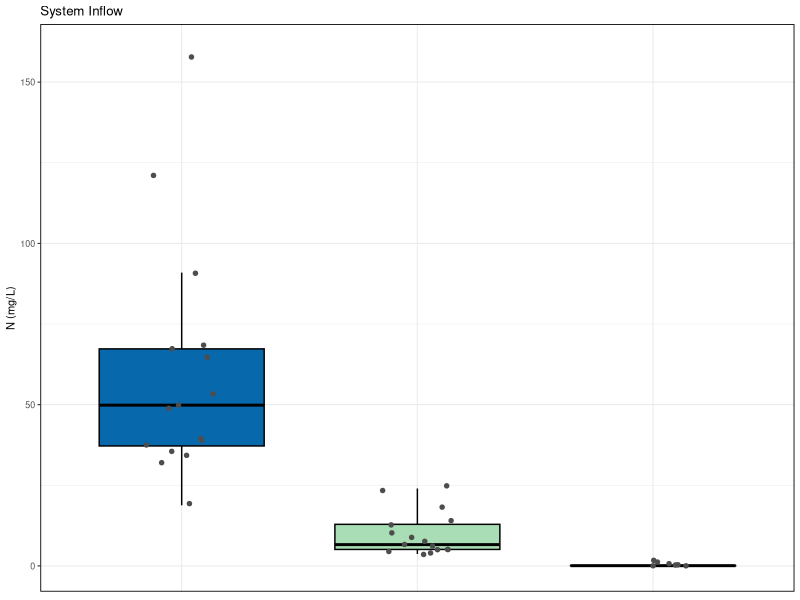
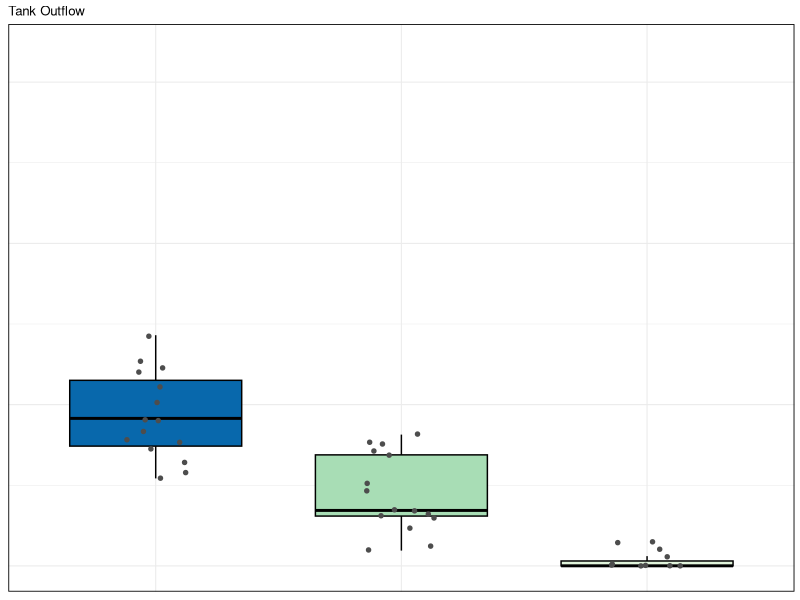
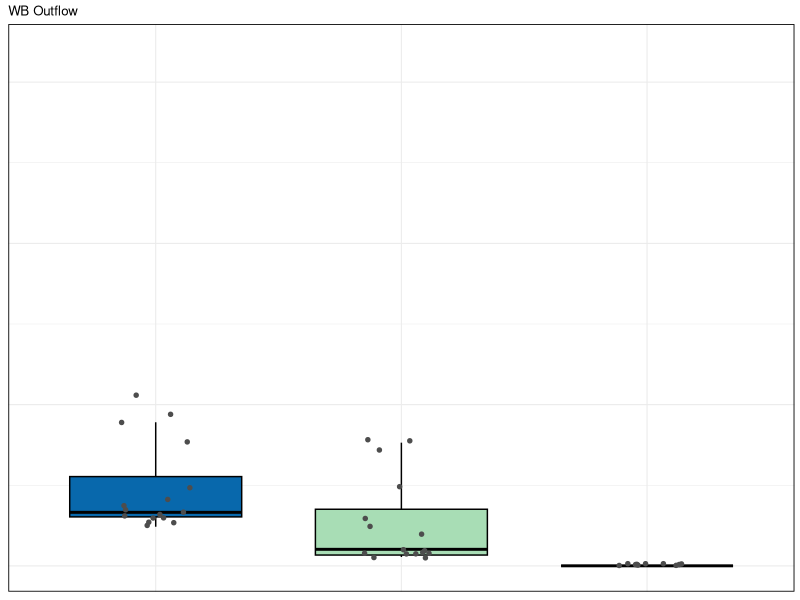
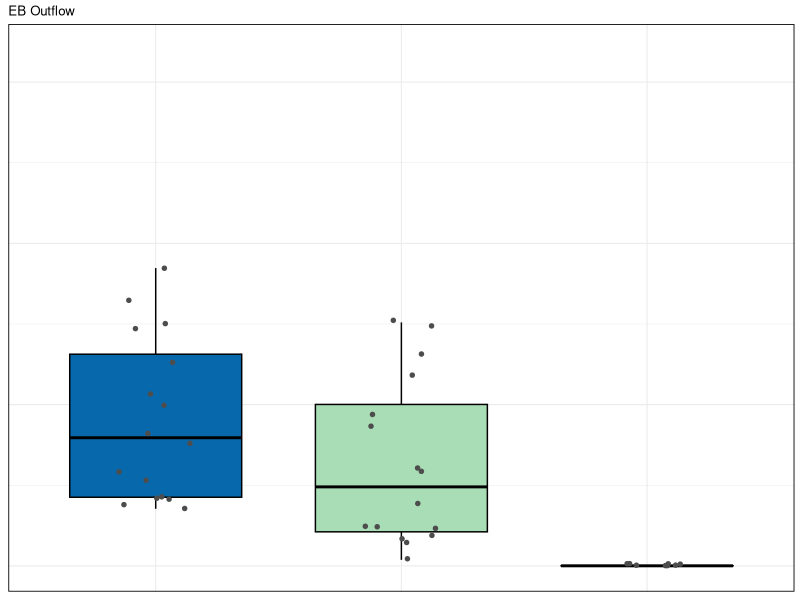
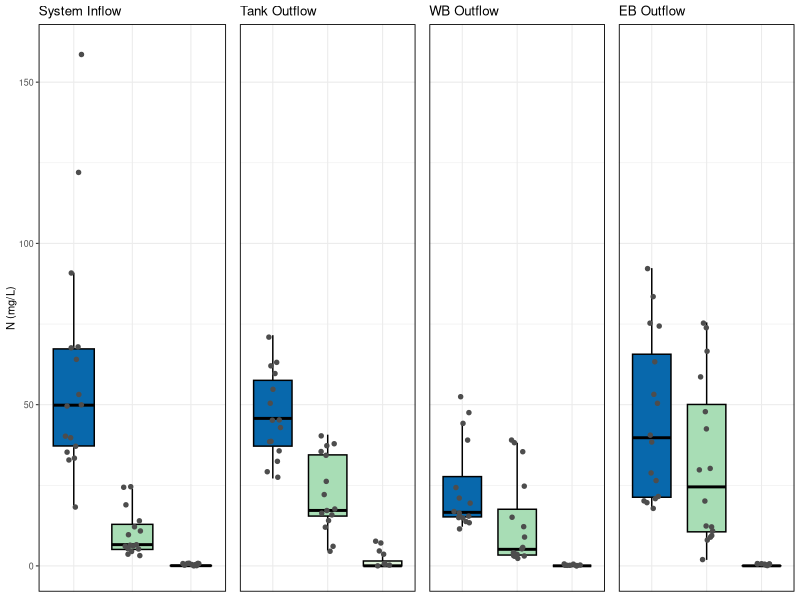
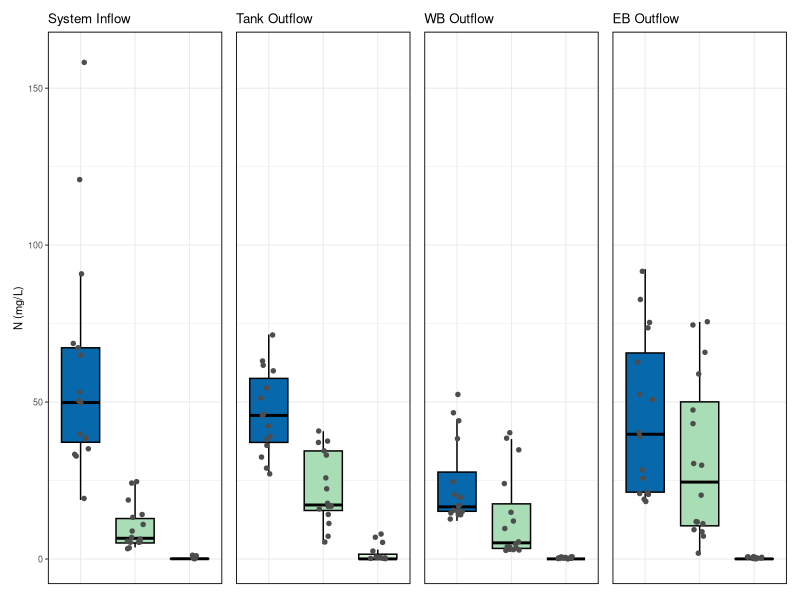
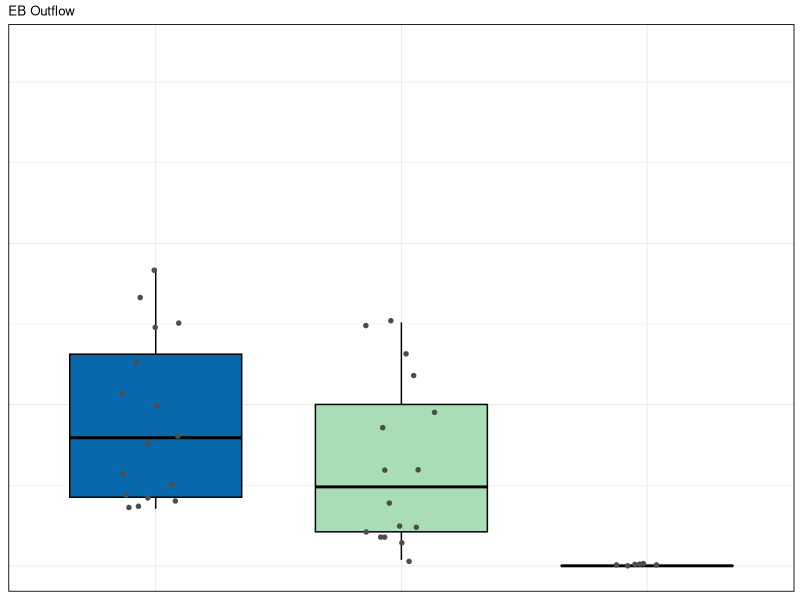
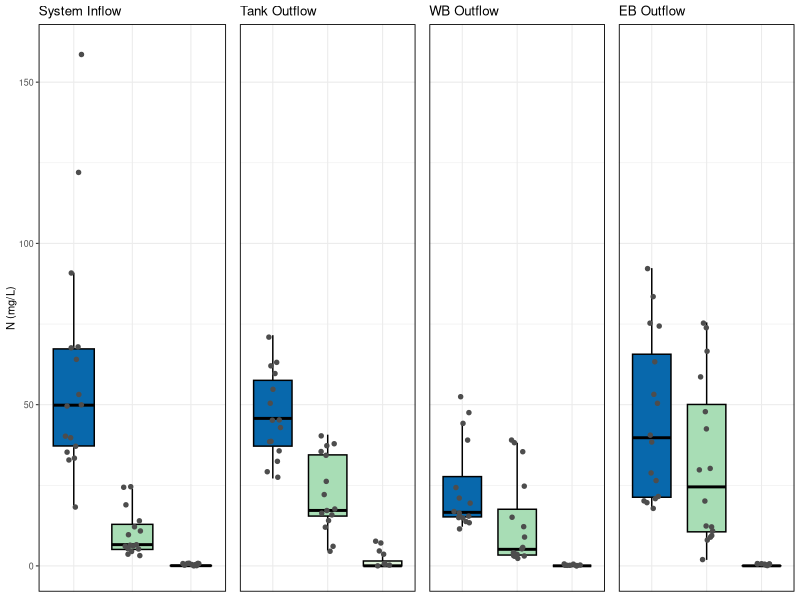

Recreate these plots in R, in order.
## ---- chunk 1

# preliminaries
S_2019 <- read.csv("Silage_Hydrology_Table_2019_copy.csv", header = TRUE)
library(ggplot2)
library(cowplot)
library(ggthemes)
library(patchwork)
library(colorspace)
library(reshape2)

# set colors in a vector
my_cols <- c("#0868ac","#a8ddb5","#e0f3db")


######## Inflow N Concentrations ######## 
InflowTN <- S_2019$S1_TN_mg_L
InflowNH4 <- S_2019$S1_NH3_mg_N_L
InflowNO3 <- S_2019$S1_NO2_NO3_mg_N_L
Date <- S_2019$StartDate

# combine the data frames
df1 <- data.frame(Date, InflowTN, InflowNH4, InflowNO3)
df2 <- melt(df1, id.vars='Date')

# plot
n1 <- ggplot(df2, aes(x=variable, y=value, fill=variable)) +
        geom_boxplot(width=0.7, color="black",outlier.shape=NA) +
        labs(title="System Inflow",
             x=NULL,
             y="N (mg/L)") +
      geom_point(position=position_jitter(width=0.15, height=0.7),
             color="gray30",size=1.2)

n1.1 <- n1 + scale_fill_manual(values=my_cols) + 
        theme_bw(base_size=8) +
        ylim(0,160) + 
        theme(legend.position = "none", 
              axis.text.x=element_blank(), axis.ticks.x=element_blank()) + 
        panel_border(color = "gray0", size = 0.6)        
print(n1.1)


####### TankOutflow N Concentrations ######## 
TankOutflowTN <- S_2019$S2_TN_mg_L
TankOutflowNH4 <- S_2019$S2_NH3_mg_N_L
TankOutflowNO3 <- S_2019$S2_NO2_NO3_mg_N_L
Date <- S_2019$StartDate

# combine the data frames
df1 <- data.frame(Date, TankOutflowTN, TankOutflowNH4, TankOutflowNO3)
df2 <- melt(df1, id.vars='Date')

# plot it up 
n2 <- ggplot(df2, aes(x=variable, y=value, fill=variable)) +
        geom_boxplot(width=0.7, color="black",outlier.shape=NA) + 
        labs(title="Tank Outflow",
             x=NULL,
             y=NULL) +
  geom_point(position=position_jitter(width=0.15,
                                      height=0.7),
             color="gray30",size=1.2)

n2.1 <- n2 + scale_fill_manual(values=my_cols) + 
        theme_bw(base_size=8) +
        ylim(0,160) + 
        theme(legend.position = "none",
              axis.text=element_blank(), axis.ticks=element_blank()) +
        panel_border(color = "gray0", size = 0.6)
print(n2.1)

###### WCB1 N Concentrations ########
WCB1_TN <- S_2019$S3_TN_mg_L
WCB1_NH4 <- S_2019$S3_NH3_mg_N_L
WCB1_NO3 <- S_2019$S3_NO2_NO3_mg_N_L
Date <- S_2019$StartDate

# combine the data frames
df1 <- data.frame(Date, WCB1_TN, WCB1_NH4, WCB1_NO3)
df2 <- melt(df1, id.vars='Date')

# plot it up 
n3 <- ggplot(df2, aes(x=variable, y=value, fill=variable)) +
        geom_boxplot(width=0.7, color="black",outlier.shape=NA) +
        labs(title="WB Outflow",
             x=NULL,
             y=NULL) +
    geom_point(position=position_jitter(width=0.15, height=0.7),
             color="gray30",size=1.2)

n3.1 <- n3 + scale_fill_manual(values=my_cols) + 
        theme_bw(base_size=8) +
        ylim(0,160) + 
        theme(legend.position = "none", axis.text=element_blank(),
              axis.ticks=element_blank()) +
        panel_border(color = "gray0", size = 0.6)
print(n3.1)

###### WCB2 N Concentrations ########
WCB2_TN <- S_2019$S4_TN_mg_L
WCB2_NH4 <- S_2019$S4_NH3_mg_N_L
WCB2_NO3 <- S_2019$S4_NO2_NO3_mg_N_L
Date <- S_2019$StartDate

# combine the data frames
df1 <- data.frame(Date, WCB2_TN, WCB2_NH4, WCB2_NO3)
df2 <- melt(df1, id.vars='Date')

# plot it up 
n4 <- ggplot(df2, aes(x=variable, y=value, fill=variable)) +
        geom_boxplot(width=0.7, color="black",outlier.shape=NA) +
        labs(title="EB Outflow",
             x=NULL,
             y=NULL) +
      geom_point(position=position_jitter(width=0.15,height=0.7),
             color="gray30",size=1.2)
        
n4.1 <- n4  + theme_bw(base_size=8) + 
  scale_fill_manual(#labels = c("TN", "NH4+", "NOx-"),
    values=my_cols) +
        ylim(0,160) + 
        #theme(legend.position = "bottom", 
         #     legend.title =element_blank(),
          #    legend.text=element_text(size=10),
           #   legend.background=element_blank()) +
  theme(legend.position = "none") +
        theme(axis.text=element_blank(), axis.ticks.y=element_blank(),
        axis.ticks=element_blank()) +
        panel_border(color = "gray0", size = 0.6)

print(n4.1)

# c(0.7,0.8) - to get the legend as part of the graph
# combine graphs into one 

# originally I used cowplot Plot_grid function
z2 <- plot_grid(n1.1, n2.1, n3.1, n4.1,
               align = "h", ncol = 4, nrow = 1,
               rel_widths = c(1.1,.9,.9,.9))
print(z2)

# patchwork also works too
n1.1 + n2.1 + n3.1 + n4.1 + plot_layout(ncol=4)

ggsave(plot = n4.1, 
       filename="legend", 
       width=5, 
       height=6, 
       units="in",
       device="jpeg")


ggsave(plot = z2,
          filename = "Silage_N_Concentrations_2019",
          width = 6.3,
          height = 2.5,
          units = "in",
          device = "jpeg")
